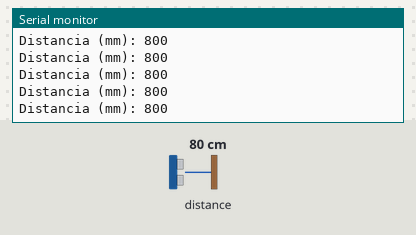
Recording of a sketch running on a simulated ESP32. Parts: the last lines printed to the serial monitor. The test bench sets the inputs (shaded band); at power-on: distance to the obstacle 80 cm.

Above: at 1.2 s.
1.3 s: distance to the obstacle set to 250 cm
At 1.49 s:
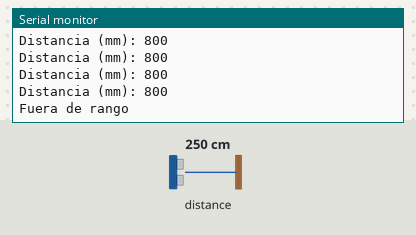
3.3 s: distance to the obstacle set to 2 cm
At 3.35 s:
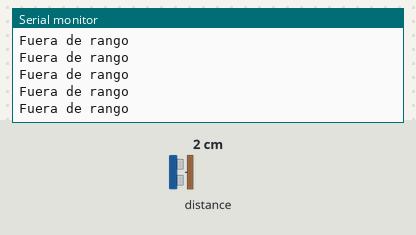

The sketch:

prueba_de_sensores.ino
```cpp
#include <Wire.h>
#include <Adafruit_VL53L0X.h>

#define SDA0_PIN GPIO_NUM_21
#define SCL0_PIN GPIO_NUM_22

Adafruit_VL53L0X lox = Adafruit_VL53L0X();

void setup() {
  Serial.begin(9600);
    if (!lox.begin()) {
    Serial.println(F("Error al iniciar el sensor VL53L0X"));
    while (1);
  }
}

void loop() {
  VL53L0X_RangingMeasurementData_t measure;
  lox.rangingTest(&measure, false); // pass in 'true' to get debug data printout!

  if (measure.RangeStatus != 4) {  // phase failures have incorrect data
    Serial.print("Distancia (mm): ");
    Serial.println(measure.RangeMilliMeter);
  } else {
    Serial.println("Fuera de rango");
  }

  delay(100); // Esperar 100 milisegundos
}
```

Measured:
- after the input at 1.3 s, the serial monitor: prints a new line after 0.07 s (image 1)
